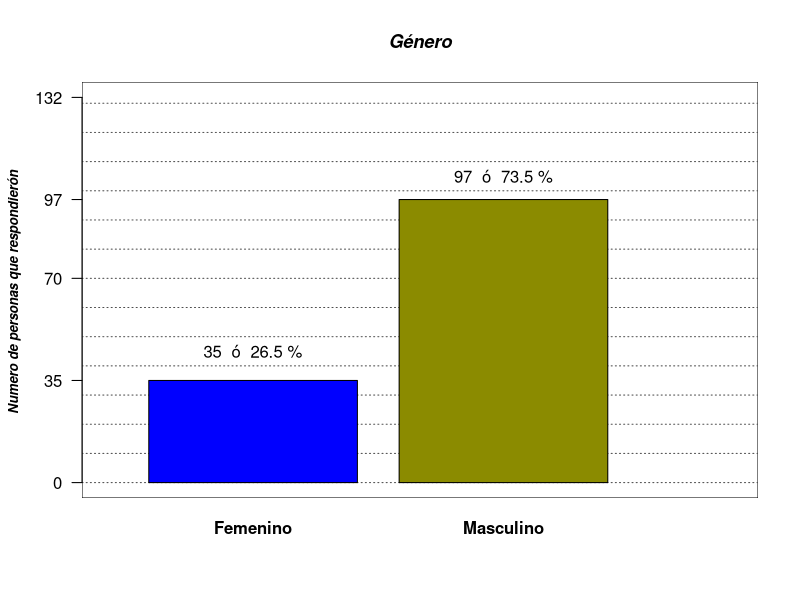
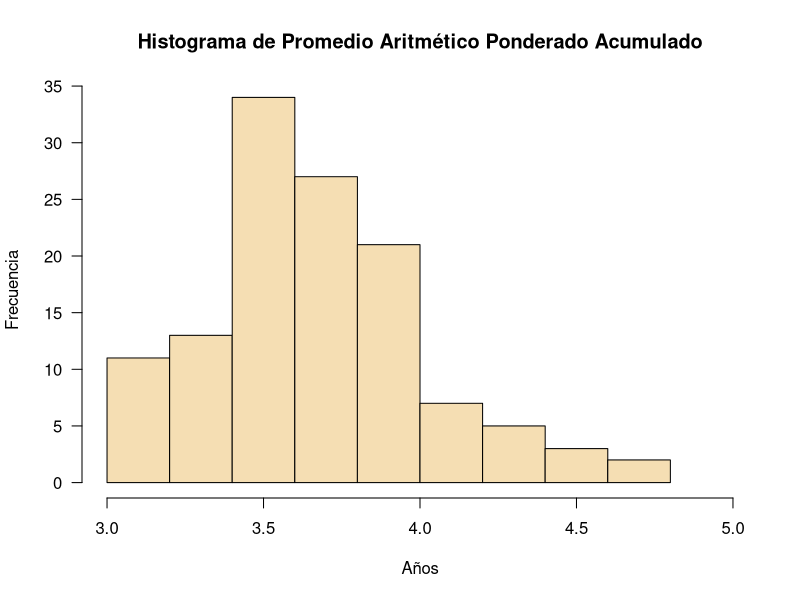
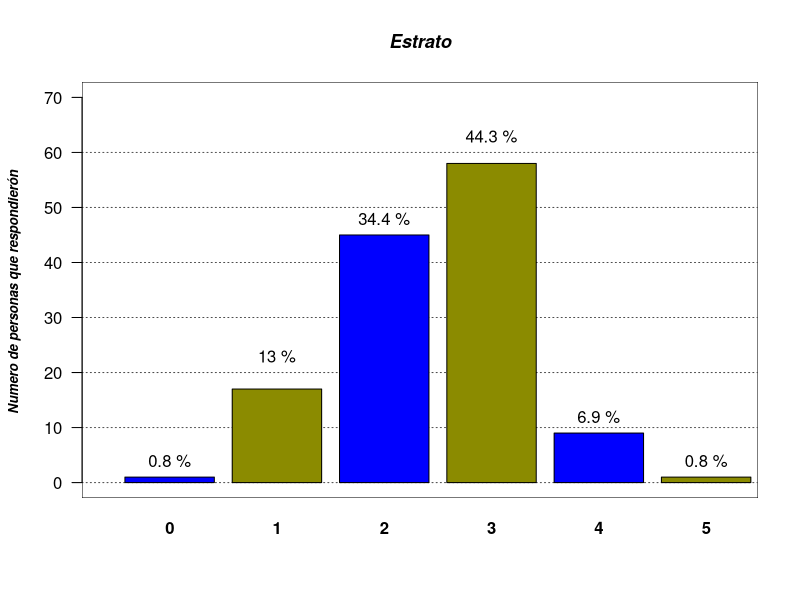
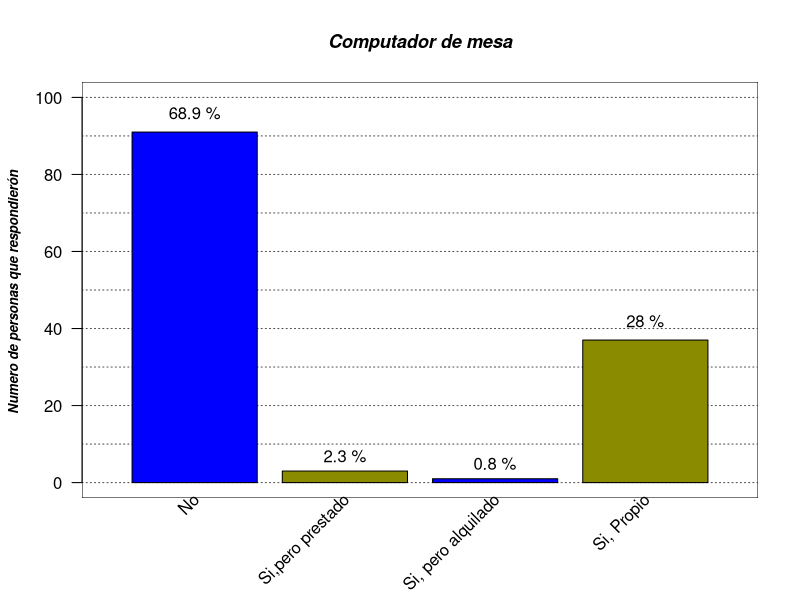

Write R code to recreate these figures, in order.
## ---- chunk 1
knitr::opts_chunk$set(echo = FALSE,
                      message = FALSE,
                      warning = FALSE)
## ---- chunk 2
encuesta <- read.csv2("Encuesta_habitos_dep.csv", 
                       encoding = "UTF-8",
                       dec = ".")
## ---- chunk 3
#grafica de variable genero

par(bg="white")
plot(seq(0,3, length.out = 132), seq(0,132, length.out = 132), type="n",
     main   = "Género",
     
     font.main = 4,
     font.lab  = 4,
     cex.main  = 1.1,
     cex.lab   = 0.8,
     cex.sub   = 0.8,
     axes      = FALSE,
     xlab      = " ",
     ylab      = "Numero de personas que respondierón ",
     
     )

rect(par("usr")[1],par("usr")[3],par("usr")[2],par("usr")[4],col="white")

abline(h   = seq(0,132,10), 
       col = rep("grey30",17), 
       lty = 3,
       
       )

#guardar los datos de la columna en una tabla
tabla1 <- table(encuesta$genero)

#mostramos con barplot la tabla1
grafica1 <- barplot(tabla1,
                col       = c("blue", "yellow4"),
                font.axis = 2,
                axes      = FALSE,
                add       = TRUE
                )
axis(2, at = c(0,35,70,97,132),las = 1)

text(grafica1,
     c(45,105),
     labels = paste(tabla1," ó ",round((tabla1/sum(tabla1)*100),1),"%")
     )
## ---- chunk 4
papa <- as.numeric(encuesta$PAPA)

par(bg = "white")

hist(papa, main = "Histograma de Promedio Aritmético Ponderado Acumulado",
     xlab = "Años", ylab = "Frecuencia",
     border = "black",
     col = "wheat",
     las =1,
     xlim = c(3,5))
## ---- chunk 5


par(bg="white")
plot(seq(0,10, length.out = 60), seq(0,6, length.out = 60), type="n",
     main   = "Estrato",
     
     font.main = 4,
     font.lab  = 4,
     cex.main  = 1.1,
     cex.lab   = 0.8,
     cex.sub   = 0.8,
     axes      = FALSE,
     xlab      = " ",
     ylab      = "Numero de personas que respondierón ",
     xlim = c(0,7),
     ylim = c(0,70)
     )

rect(par("usr")[1],par("usr")[3],par("usr")[2],par("usr")[4],col="white")

abline(h   = seq(0,60,10), 
       col = rep("grey30",17), 
       lty = 3,
       
       )

#guardar los datos de la columna en una tabla
estrato <- table(encuesta$estrato)

#mostramos con barplot la tabla1
Barras_estrato <- barplot(estrato,
                col       = c("blue", "yellow4"),
                font.axis = 2,
                axes      = FALSE,
                add       = TRUE,
                xlim = c(0,5)
                )
axis(2, at = c(),las = 1)

text(Barras_estrato,
     c(4,23,48,63,12),
     labels = paste(round((estrato/sum(estrato)*100),1),"%")
     )

## ---- chunk 6
par(bg="white")
plot(seq(0,10, length.out = 60), seq(0,6, length.out = 60), type="n",
     main   = "Computador de mesa",
     
     font.main = 4,
     font.lab  = 4,
     cex.main  = 1.1,
     cex.lab   = 0.8,
     cex.sub   = 0.8,
     axes      = FALSE,
     xlab      = " ",
     ylab      = "Numero de personas que respondierón ",
     xlim = c(0,5),
     ylim = c(0,100)
     )

rect(par("usr")[1],par("usr")[3],par("usr")[2],par("usr")[4],col="white")

abline(h   = seq(0,100,10), 
       col = rep("grey30",17), 
       lty = 3,
       
       )

#guardar los datos de la columna en una tabla
computador_Mesa <- table(encuesta$computador_mesa)

#mostramos con barplot la tabla1
Barras_computador <- barplot(computador_Mesa,
                col       = c("blue", "yellow4"),
                font.axis = 2,
                axes      = FALSE,
                add       = TRUE,
                xlim = c(0,5),
                names.arg = ""
                )
axis(2, at = c(),las = 1)

text(Barras_estrato,
     c(96,7,5,42),
     labels = paste(round((computador_Mesa/sum(computador_Mesa)*100),1),"%")
     )

text(Barras_computador+0.1,
     par("usr")[3],0.4,
     labels = c("No","Si,pero prestado","Si, pero alquilado","Si, Propio"),
     srt = 45,
     pos = 2,
     xpd = TRUE)
